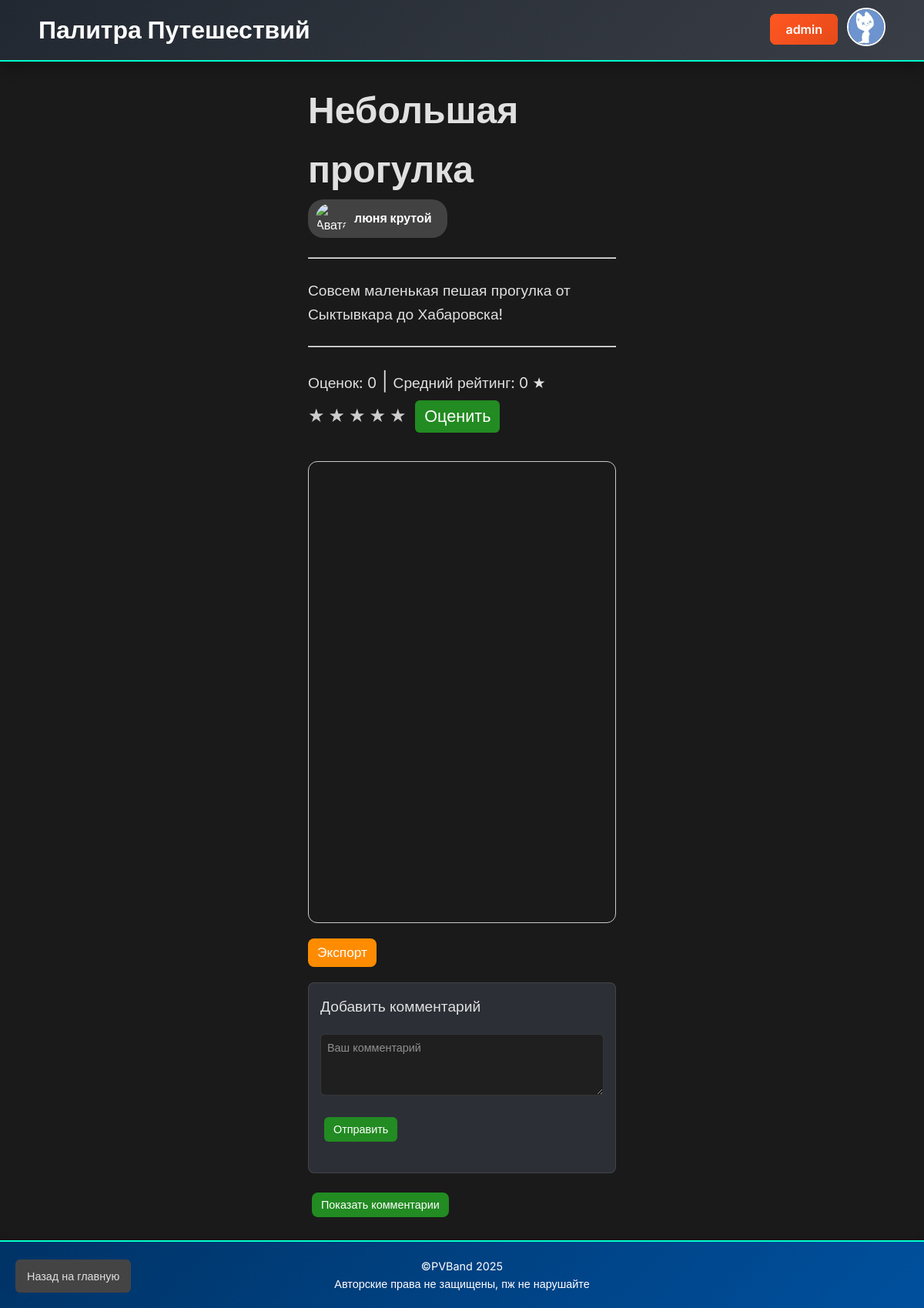
Before: /route/1 (signed in) with the older database file.
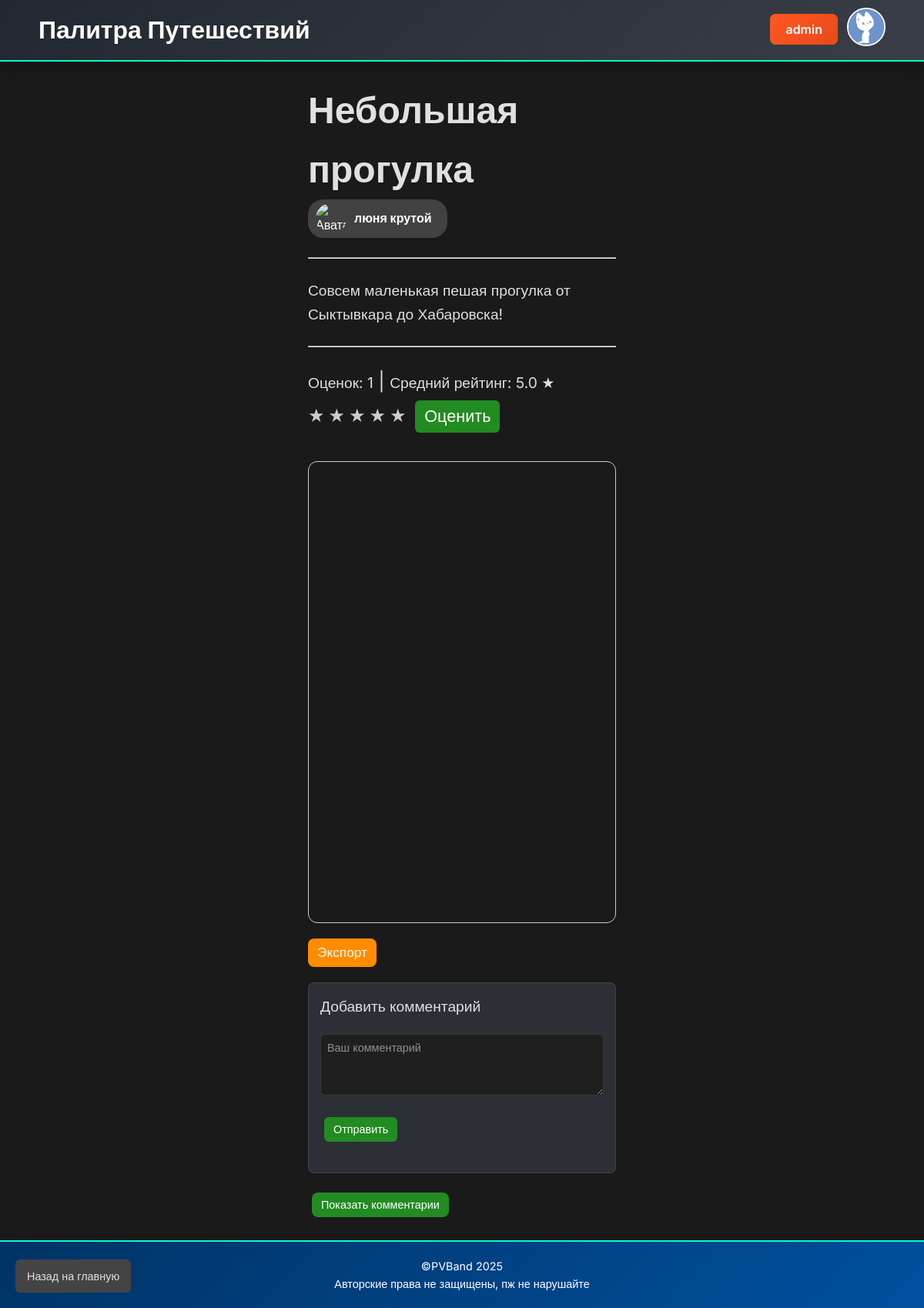
After: the same page with the newer database file.
### app.py (models this page shows)
class User(db.Model, UserMixin):
    id = db.Column(db.Integer, primary_key=True)
    username = db.Column(db.String(50), unique=True, nullable=False)
    password = db.Column(db.String(200), nullable=False)
    avatar_url = db.Column(db.String(300))
    is_moderator = db.Column(db.Boolean, default=False)
    is_admin = db.Column(db.Boolean, default=False)

class Route(db.Model):
    __tablename__ = 'route'
    id = db.Column(db.Integer, primary_key=True)
    title = db.Column(db.String(100), nullable=False)
    description = db.Column(db.Text)
    is_private = db.Column(db.Boolean, default=False)
    moderated = db.Column(db.Boolean, default=False)
    user_id = db.Column(db.Integer, db.ForeignKey('user.id'))
    photos = db.relationship('Photo', backref='route', lazy=True)
    comments = db.relationship('Comment', backref='route', lazy=True)
    changes = db.relationship('ChangeHistory', backref='route', lazy=True)
    landmarks = db.relationship('Landmark', backref='route', lazy=True)
    points = db.Column(db.Text, nullable=True)
    allMarkers = db.Column(db.Text, nullable=True)
    ratings = db.relationship('Rating', backref='route', lazy='dynamic')
    @property
    def ratings_count(self):
        return self.ratings.count()
    @property
    def average_rating(self):
        ratings_list = self.ratings.all()
        if ratings_list:
            return round(sum(r.rating for r in ratings_list) / len(ratings_list), 1)
        return 0

class Rating(db.Model):
    id = db.Column(db.Integer, primary_key=True)
    user_id = db.Column(db.Integer, db.ForeignKey('user.id'))
    route_id = db.Column(db.Integer, db.ForeignKey('route.id'))
    rating = db.Column(db.Integer)

### app.py (the view)
@app.route('/route/<int:route_id>')
def view_route(route_id):
    route = Route.query.get_or_404(route_id)
    creator = User.query.get(route.user_id)
    user_rating = None
    if current_user.is_authenticated:
        rating_obj = Rating.query.filter_by(user_id=current_user.id, route_id=route.id).first()
        user_rating = rating_obj.rating if rating_obj else None
    route_landmarks = [landmark.to_dict() for landmark in route.landmarks]
    return render_template('route_detail.html', route=route, user_rating=user_rating, route_landmarks=route_landmarks, creator=creator)

### app.py (called while the page is built)
@login_manager.user_loader
def load_user(user_id):
    return User.query.get(int(user_id))

### templates/route_detail.html (shortened to what this page needs)
<!DOCTYPE html>
<html lang="ru">
<head>
  <link rel="stylesheet" href="{{ url_for('static', filename='css/styles.css') }}">
</head>
<body>
    <header>
      <div class="header-container">
        <div class="site-title">
          <h1>Палитра Путешествий</h1>
        </div>
        <div class="user-actions">
          {% if current_user.is_authenticated %}
            <div class="user-info">
              <div class="user-details">
                <a class="profile-link" href="{{ url_for('user_profile', user_id=current_user.id) }}">{{ current_user.username }}</a>
              </div>
              <div class="avatar">
                {% if current_user.avatar_url %}
                  <img src="{{ current_user.avatar_url }}" alt="Аватар">
                {% else %}
                  <img src="{{ url_for('static', filename='images/default-avatar.png') }}" alt="Аватар">
                {% endif %}
              </div>
            </div>
          {% else %}
            <a class="login-btn" href="{{ url_for('login') }}">Войти</a>
          {% endif %}
        </div>
      </div>
    </header>
  <section>
    <br>
    <div class="route-title">
      <h1>{{ route.title }}</h1>
    </div>
    <div class="route_creator_container">
      <a href="/user/{{ creator.id }}" class="route_creator">
      {% if creator.avatar_url %}
          <img src="{{ creator.avatar_url or url_for('static', filename='default-avatar.png') }}"
               alt="Аватар пользователя"
               style="width: 40px; height: 40px; border-radius: 50%;">
      {% else %}
          <img src="{{ url_for('static', filename='images/default-avatar.png') }}"
               alt="Аватар пользователя"
               style="width: 40px; height: 40px; border-radius: 50%;">
      {% endif %}
      <p><b>{{ creator.username }}</b></p>
    </a>
    </div>
<br><hr><br>
    <p class="desc">{{ route.description }}</p>
    <br>
    <hr>
    <br>
    <div class="rating">
      <span>Оценок: {{ route.ratings_count }}</span> |
      <span>Средний рейтинг: {{ route.average_rating }} ★</span>
      {% if current_user.is_authenticated %}
      <form action="{{ url_for('rate_route', route_id=route.id) }}" method="POST" style="display:inline;">
        <div class="star-rating">
          <label for="star5-route-{{ route.id }}">★</label>
          <label for="star4-route-{{ route.id }}">★</label>
          <label for="star3-route-{{ route.id }}">★</label>
          <label for="star2-route-{{ route.id }}">★</label>
          <label for="star1-route-{{ route.id }}">★</label>
        </div>
        <button type="submit" class="btn">Оценить</button>
      </form>
      {% endif %}
    </div>
    <div id="map"></div>
    <div class="export-menu">
      <button>Экспорт</button>
    </div>
    {% if current_user.is_authenticated %}
    <div class="comment-form-container">
      <h2>Добавить комментарий</h2>
      <form action="{{ url_for('add_comment', route_id=route.id) }}" method="POST">
        <div>
          <textarea name="text" placeholder="Ваш комментарий" required></textarea>
        </div>
        <button type="submit" class="btn">Отправить</button>
      </form>
    </div>
    {% endif %}
    <div id="comments-section">
      <button id="load-comments" class="btn">Показать комментарии</button>
    </div>
    <br>
    <a class="back btn" href="{{ url_for('index') }}">Назад на главную</a>
  </section>
  <footer>
    <p>&copy;PVBand {{ current_year if current_year is defined else 2025 }} </p>
    <p>Авторские права не защищены, пж не нарушайте</p>
  </footer>
</body>
</html>

Changed rows visible on the page:
added Rating: average_rating "5.0"
Other visible differences:
{{ route.ratings_count }}: "0" → "1"
{{ route.average_rating }}: "0" → (not shown)
